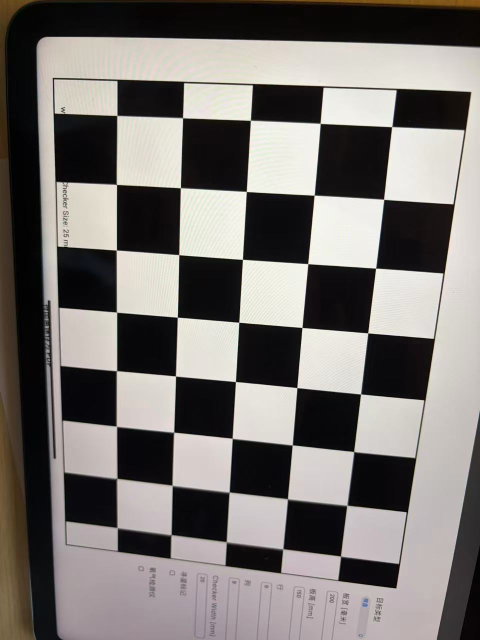
#> input picture 12_计算机视觉第十二次作业/camera_calibration/3c9ab832720399b22faba5f2892deeb.jpg, 960 x 1280 px (shown at 1/2 size); its folder holds only this picture in this run
$ python calibration.py
#> lines starting #> are read from the running program, lines starting #| are printed output that depends on the picture
import numpy as np
import cv2
import glob
import os

# ============ 棋盘格参数 ============
DEFAULT_CHECKERBOARD = (9, 6)
SQUARE_SIZE = 25

# ============ 辅助函数 ============
def make_pattern_points(cols, rows, square_size):
    objp = np.zeros((cols * rows, 3), np.float32)
    objp[:, :2] = np.mgrid[0:cols, 0:rows].T.reshape(-1, 2)
    objp *= square_size
    return objp

criteria = (cv2.TERM_CRITERIA_EPS + cv2.TERM_CRITERIA_MAX_ITER, 30, 0.001)

# ============ 读取图片 ============
image_files = sorted(glob.glob('camera_calibration/*.png')) + \
              sorted(glob.glob('camera_calibration/*.jpg')) + \
              sorted(glob.glob('camera_calibration/*.jpeg'))

if not image_files:
    print("错误: 在 camera_calibration 文件夹中没有找到图片!")
    exit()

print(f"找到 {len(image_files)} 张图片")

objpoints = []
imgpoints = []
img_shape = None
failed_images = []

ALTERNATIVE_CONFIGS = [
    (8,6), (7,5), (10,7), (9,7),
    (8,5), (6,4), (11,8), (9,5)
]

# ============ 角点检测 ============
for i, fname in enumerate(image_files):
    img = cv2.imread(fname)
#> img is the input picture: shape (1280, 960, 3); mean B, G, R 114.1, 117.1, 121.4
    if img is None:
        print(f"警告: 无法读取图片 {fname}")
        failed_images.append(fname)
        continue

    if img_shape is None:
        img_shape = img.shape[:2]
#> img_shape = (1280, 960)

    gray = cv2.cvtColor(img, cv2.COLOR_BGR2GRAY)
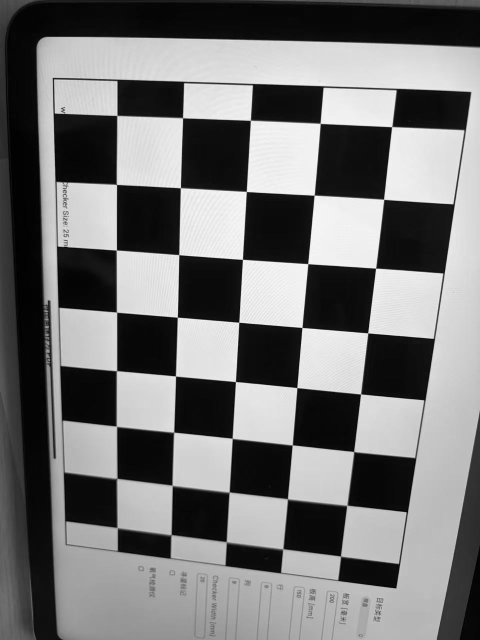
#> gray: shape (1280, 960) (shown at 1/2 size); min 0, max 255, mean 118.1

    ret, corners = cv2.findChessboardCorners(gray, DEFAULT_CHECKERBOARD, None)
#> ret = False; corners = None
    used_cb = DEFAULT_CHECKERBOARD if ret else None

    if not ret:
        for alt_cb in ALTERNATIVE_CONFIGS:
            ret, corners = cv2.findChessboardCorners(gray, alt_cb, None)
            if ret:
                used_cb = alt_cb
                print(f"✓ 图片 {i+1}: {os.path.basename(fname)} - 使用内角点 {used_cb[0]}x{used_cb[1]}")
                break
#> this loop made 2 passes
#> ret on passes 1 to 2: False, True

    if ret and used_cb is not None:
        objp = make_pattern_points(used_cb[0], used_cb[1], SQUARE_SIZE)
        corners2 = cv2.cornerSubPix(gray, corners, (11,11), (-1,-1), criteria)
#> corners2 = 35 rows, first 8: [767.8, 399.1], [751.7, 536.7], [735.9, 666.3], [721.6, 788.4], [707.8, 903.5], [694.2, 1010.9], [681.5, 1112.6], [628.8, 390.8]
        objpoints.append(objp)
        imgpoints.append(corners2)

        img_corners = cv2.drawChessboardCorners(img.copy(), used_cb, corners2, ret)
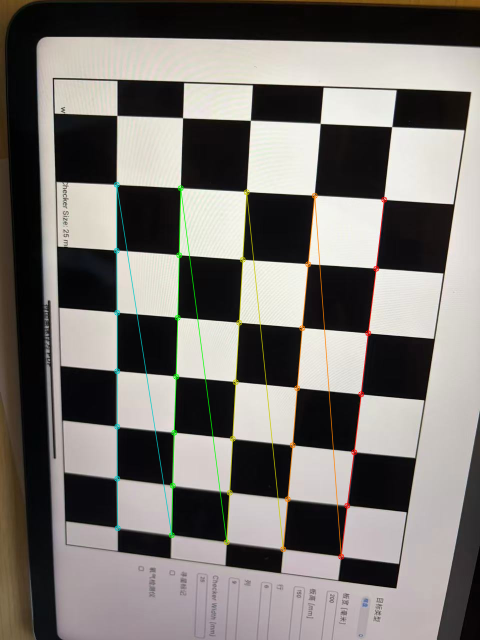
#> img_corners: shape (1280, 960, 3) (shown at 1/2 size); mean B, G, R 113.4, 117.5, 121.5
        cv2.imwrite(f'corners_detected_{i}.jpg', img_corners)
        print(f"✓ 图片 {i+1}/{len(image_files)}: {os.path.basename(fname)} - 成功")
#| ✓ 图片 1/1: 3c9ab832720399b22faba5f2892deeb.jpg - 成功
    else:
        print(f"✗ 图片 {i+1}/{len(image_files)}: {os.path.basename(fname)} - 失败")
        failed_images.append(fname)

print(f"\n成功: {len(objpoints)} 张, 失败: {len(failed_images)} 张")

if len(objpoints) < 5:
    print("错误: 有效图片太少 (至少5张)")
    exit()
#> (the program exits here)

$ run again, on 12_计算机视觉第十二次作业/camera_calibration/578f0a62d823e3121d9162bb709fc34.jpg
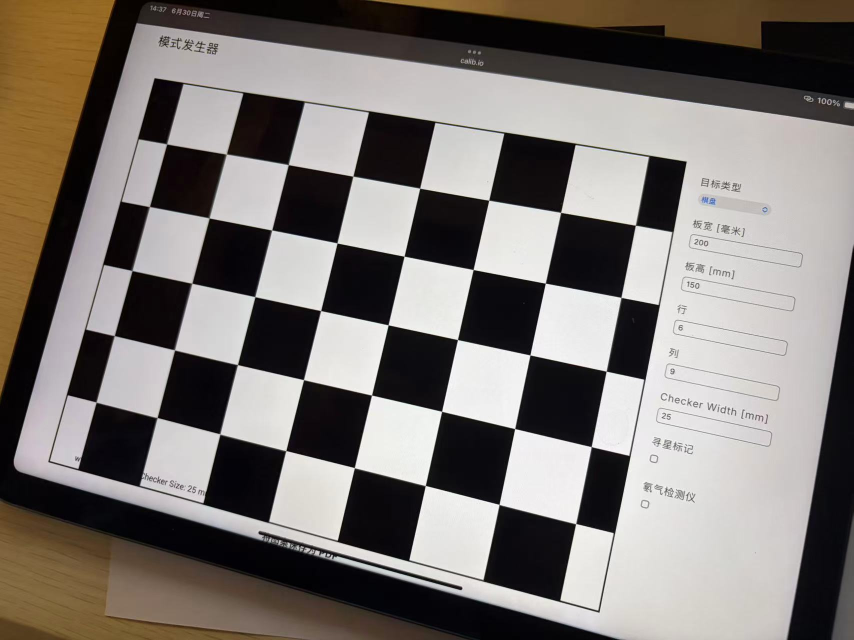
#> input picture 12_计算机视觉第十二次作业/camera_calibration/578f0a62d823e3121d9162bb709fc34.jpg, 1707 x 1280 px (shown at 1/2 size)
#> img is the input picture: shape (1280, 1707, 3); mean B, G, R 115.2, 119.6, 125.4
#> `gray = cv2.cvtColor(img, cv2.COLOR_BGR2GRAY)`:
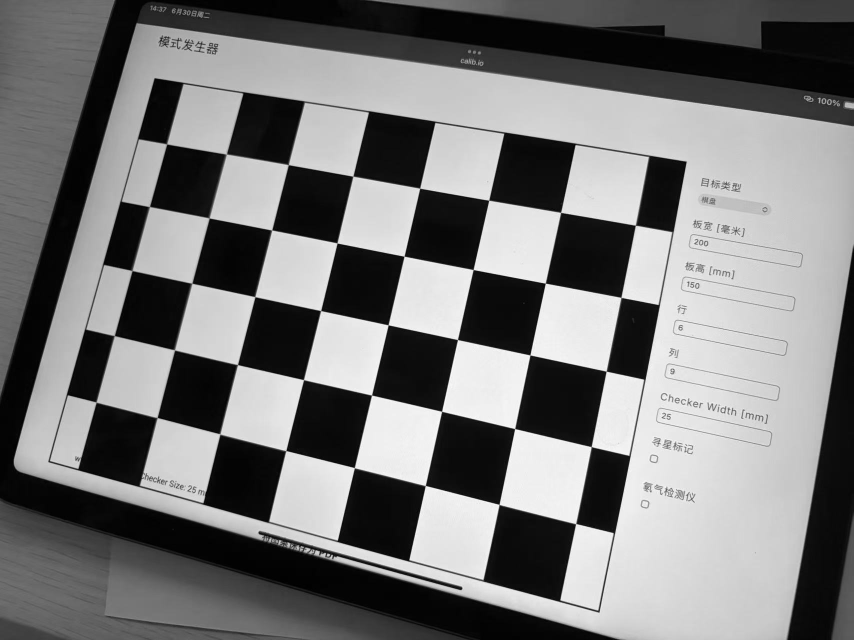
#> gray: shape (1280, 1707) (shown at 1/2 size); min 0, max 255, mean 120.9
#> `ret, corners = cv2.findChessboardCorners(gray, DEFAULT_CHECKERBOARD, N..`: ret = False; corners = None
#> the loop `for alt_cb in ALTERNATIVE_CONFIGS:` made 5 passes
#> ret on passes 1 to 5: False, False, False, False, True
#> corners2 = 40 rows, first 8: [333.7, 288.3], [453, 308.7], [577, 329.8], [706.3, 352.9], [839.9, 376.8], [978, 400.9], [1121.7, 425.2], [1271.2, 451]
#> `img_corners = cv2.drawChessboardCorners(img.copy(), used_cb, corners2,..`:
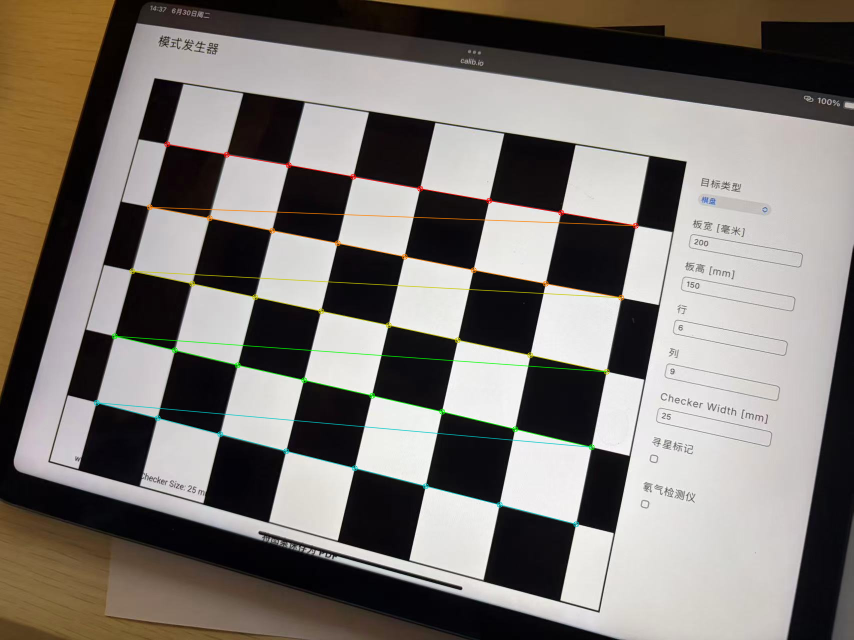
#> img_corners: shape (1280, 1707, 3) (shown at 1/2 size); mean B, G, R 114.7, 119.9, 125.4
#| ✓ 图片 1/1: 578f0a62d823e3121d9162bb709fc34.jpg - 成功

$ run again, on 12_计算机视觉第十二次作业/camera_calibration/5d2533cba1f15464d87fdaeb10a6059.jpg
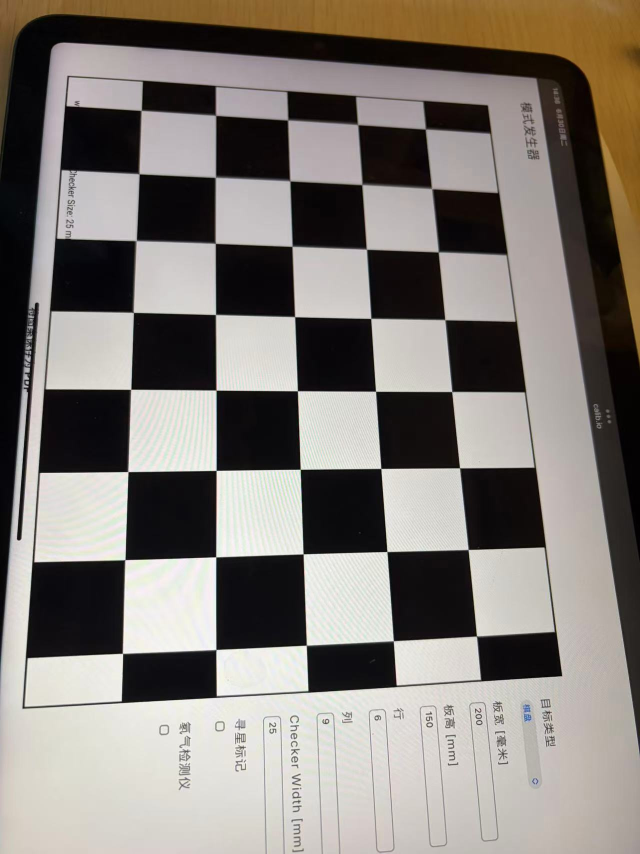
#> input picture 12_计算机视觉第十二次作业/camera_calibration/5d2533cba1f15464d87fdaeb10a6059.jpg, 1280 x 1707 px (shown at 1/2 size)
#> img is the input picture: shape (1707, 1280, 3); mean B, G, R 119, 124.6, 130.3
#> `gray = cv2.cvtColor(img, cv2.COLOR_BGR2GRAY)`:
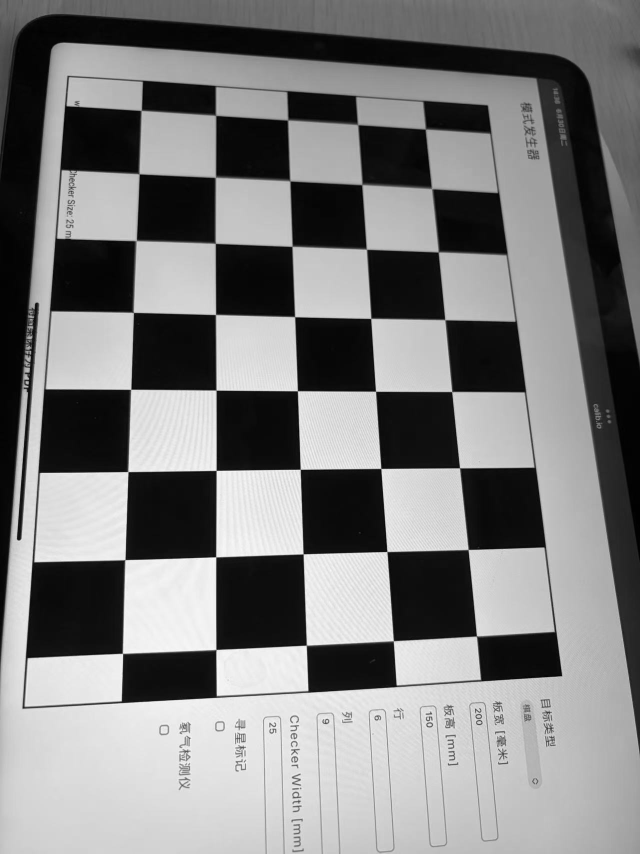
#> gray: shape (1707, 1280) (shown at 1/2 size); min 0, max 255, mean 125.7
#> `ret, corners = cv2.findChessboardCorners(gray, DEFAULT_CHECKERBOARD, N..`: ret = False; corners = None
#> the loop `for alt_cb in ALTERNATIVE_CONFIGS:` made 2 passes
#> ret on passes 1 to 2: False, True
#> corners2 = 35 rows, first 8: [250.3, 1119.8], [256.4, 943.7], [262.1, 779.1], [267.2, 625.3], [272.8, 481.8], [278.6, 348.1], [282.8, 221.3], [432.1, 1114.2]
#> `img_corners = cv2.drawChessboardCorners(img.copy(), used_cb, corners2,..`:
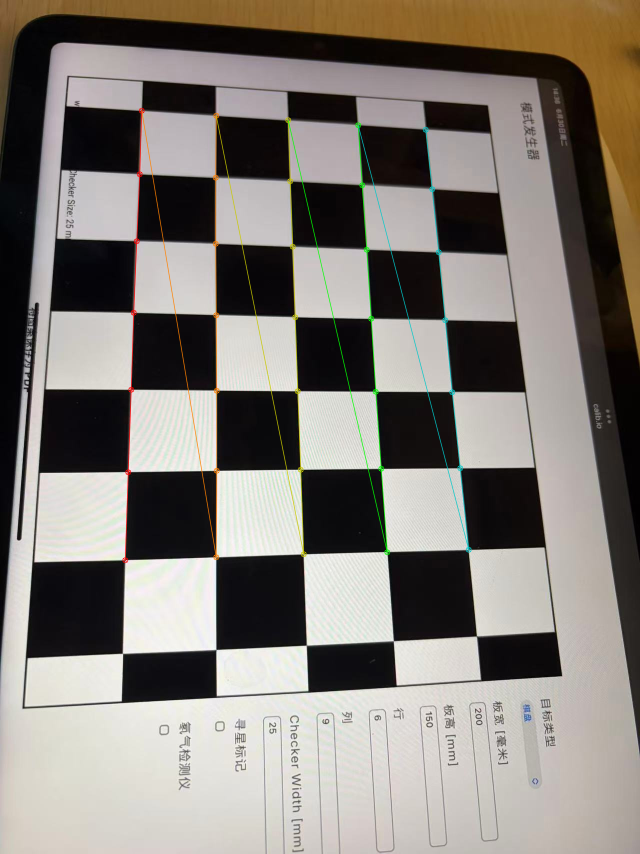
#> img_corners: shape (1707, 1280, 3) (shown at 1/2 size); mean B, G, R 118.6, 124.9, 130.4
#| ✓ 图片 1/1: 5d2533cba1f15464d87fdaeb10a6059.jpg - 成功

$ run again, on 12_计算机视觉第十二次作业/camera_calibration/77d7c0d0d089f3d679951af29683ce6.jpg
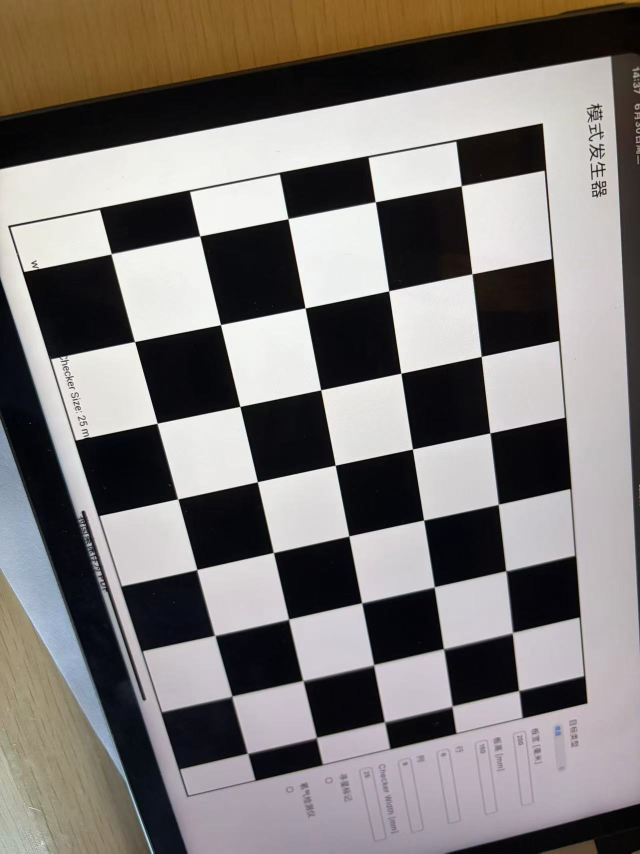
#> input picture 12_计算机视觉第十二次作业/camera_calibration/77d7c0d0d089f3d679951af29683ce6.jpg, 1280 x 1707 px (shown at 1/2 size)
#> img is the input picture: shape (1707, 1280, 3); mean B, G, R 119.2, 121.5, 126.2
#> `gray = cv2.cvtColor(img, cv2.COLOR_BGR2GRAY)`:
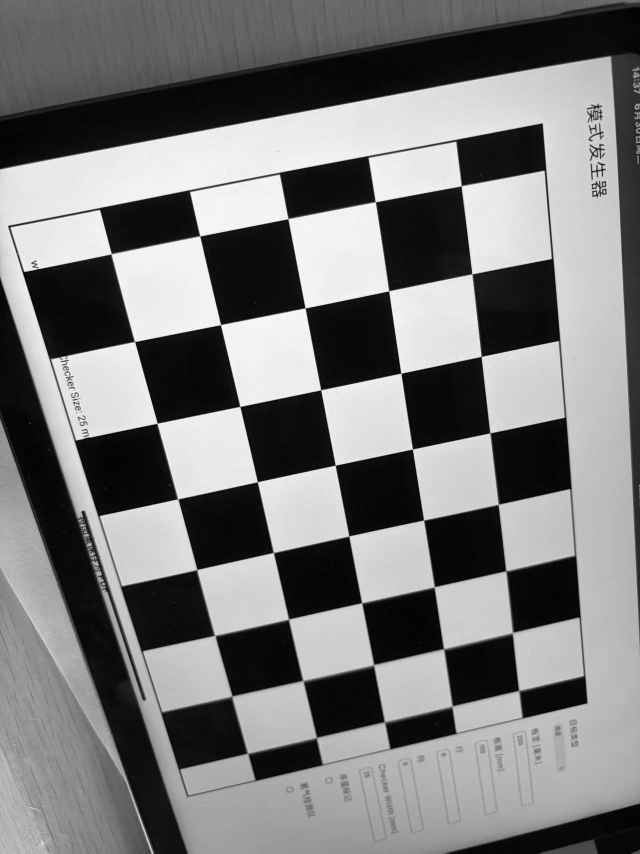
#> gray: shape (1707, 1280) (shown at 1/2 size); min 0, max 255, mean 122.6
#> `ret, corners = cv2.findChessboardCorners(gray, DEFAULT_CHECKERBOARD, N..`: ret = False; corners = None
#> the loop `for alt_cb in ALTERNATIVE_CONFIGS:` made 2 passes
#> ret on passes 1 to 2: False, True
#> corners2 = 35 rows, first 8: [944.3, 548.3], [962.7, 713.3], [980.2, 866.3], [996.8, 1009.1], [1011.8, 1142], [1025.1, 1265.7], [1037.7, 1381.3], [777.8, 582.2]
#| ✓ 图片 1/1: 77d7c0d0d089f3d679951af29683ce6.jpg - 成功

$ run again, on 12_计算机视觉第十二次作业/camera_calibration/495362b77ea11672a435eb0bf970fd2.jpg
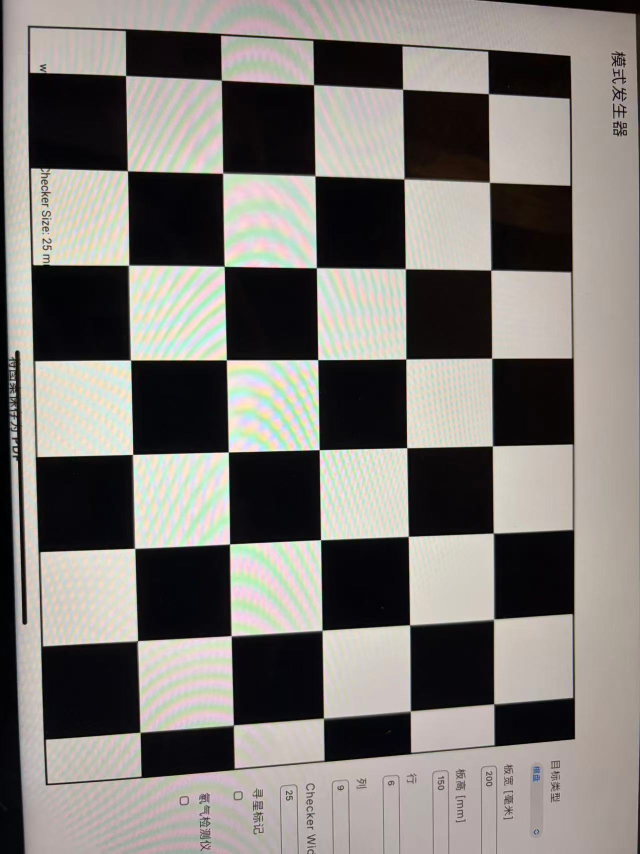
#> input picture 12_计算机视觉第十二次作业/camera_calibration/495362b77ea11672a435eb0bf970fd2.jpg, 1280 x 1707 px (shown at 1/2 size)
#> img is the input picture: shape (1707, 1280, 3); mean B, G, R 117.1, 121.7, 125.7
#> `gray = cv2.cvtColor(img, cv2.COLOR_BGR2GRAY)`:
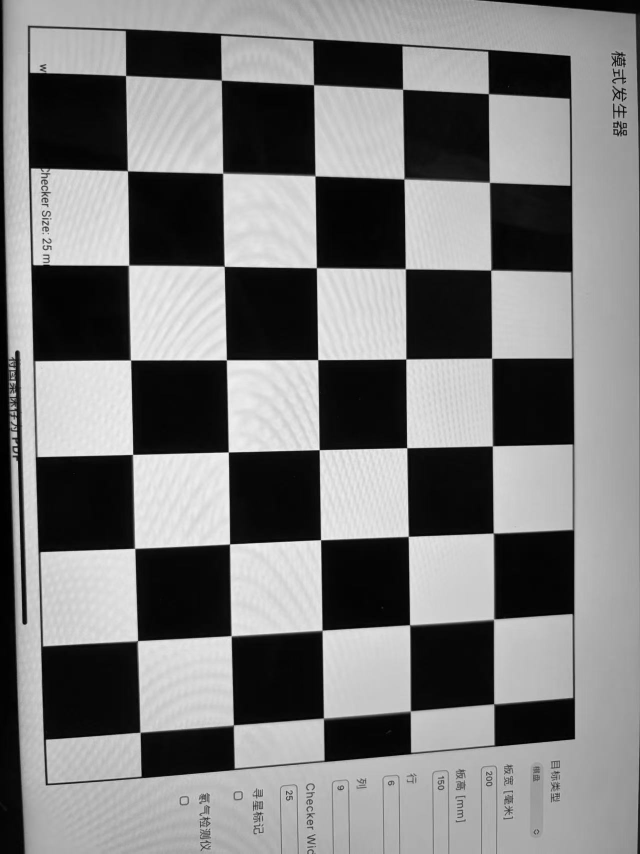
#> gray: shape (1707, 1280) (shown at 1/2 size); min 0, max 250, mean 122.4
#> `ret, corners = cv2.findChessboardCorners(gray, DEFAULT_CHECKERBOARD, N..`: ret = False; corners = None
#> the loop `for alt_cb in ALTERNATIVE_CONFIGS:` made 5 passes
#> ret on passes 1 to 5: False, False, False, False, True
#> corners2 = 40 rows, first 8: [977.2, 187.9], [979.1, 365.2], [981.9, 540.7], [983.7, 717], [985, 892.3], [986.8, 1066.5], [987.6, 1238.7], [987.8, 1408.1]
#> `img_corners = cv2.drawChessboardCorners(img.copy(), used_cb, corners2,..`:
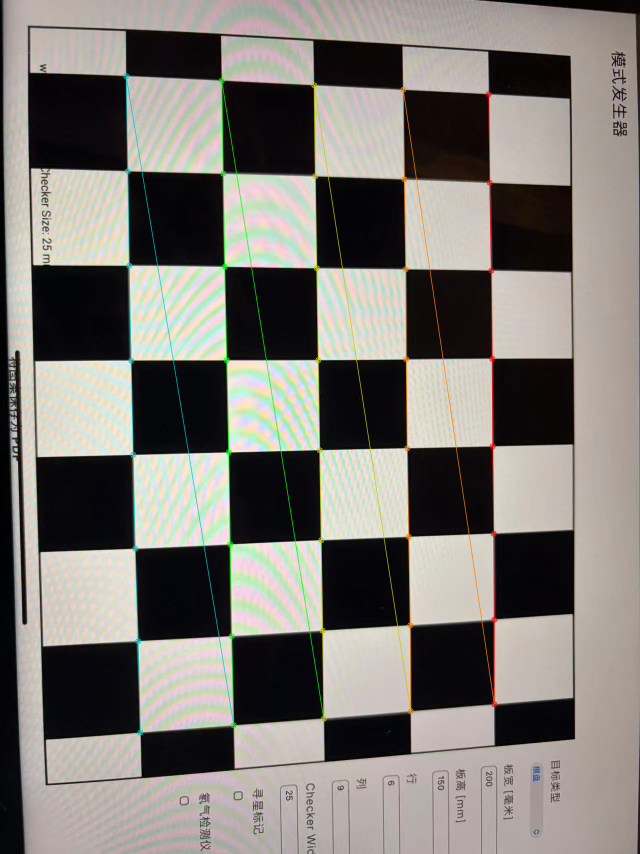
#> img_corners: shape (1707, 1280, 3) (shown at 1/2 size); mean B, G, R 116.5, 122.1, 125.8
#| ✓ 图片 1/1: 495362b77ea11672a435eb0bf970fd2.jpg - 成功
